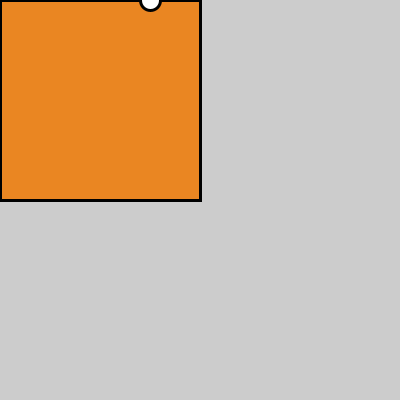
Frame 1 (no input)
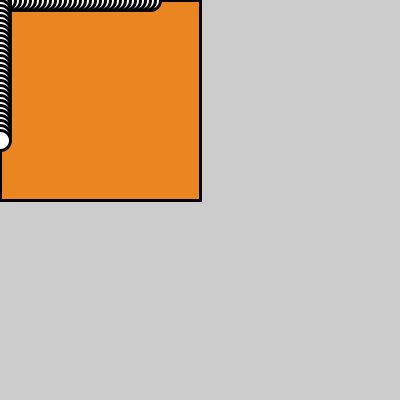
Frame 60 (the mouse pressed at the canvas centre just before this capture)
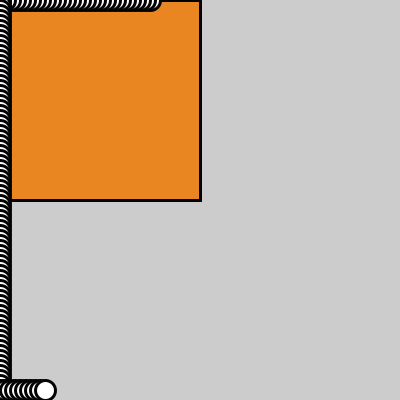
Frame 120 (the mouse held since frame 60 and released just before this capture)

The Processing sketch that drew these frames (run headless with seeded random() and noise(); from frame 60 on, the mouse is pressed at the canvas centre):

// Processing sketch: processing_162739
// ── processing_162739.pde


int x = 150;
int y = 0;
 
int speed = 5; 
 
int state = 0; 
 
void setup() { //placing the square was my first problem on Test Question 3)
  size(400,400);
  fill (234,134,34); // ORANGE
  strokeWeight(3); 
  rectMode(CORNER); 
  rect(0, 0, 200, 200); // relearned how to position my rectangle where I wanted it 
}


 
void draw() {


  stroke(2); 
  fill(255); 
  ellipse(x,y,20,20); 
 
  if (state == 0) { // this makes the white cirlce path move down initially (which i got on the test)
    x = x - speed;
    if (x < 0) {
      x = 0;
      state = 1;
    }
  } else if (state == 1) {
    y = y + speed;
    if (y > height-10) { 
      y = height-10;
      state = 2; 
    } 
  } else if (state == 2) {
    x = x + speed;
    if (x > width) { // THIS is where i messed up on my code. I had done X < 0 because i had been looking at the first if statement for X
      x = width-10;
      state = 3;
    }
  } else if (state == 3) { //Also had to change my original state=0 to state=3 so it would continue upwards rather than stopping like before)
    y = y - speed; 
    if (y < 0) { 
      y = 0;
      state=0; //This has to be 0 not 1 in order for it to return to the original spot
    }
  }
}
